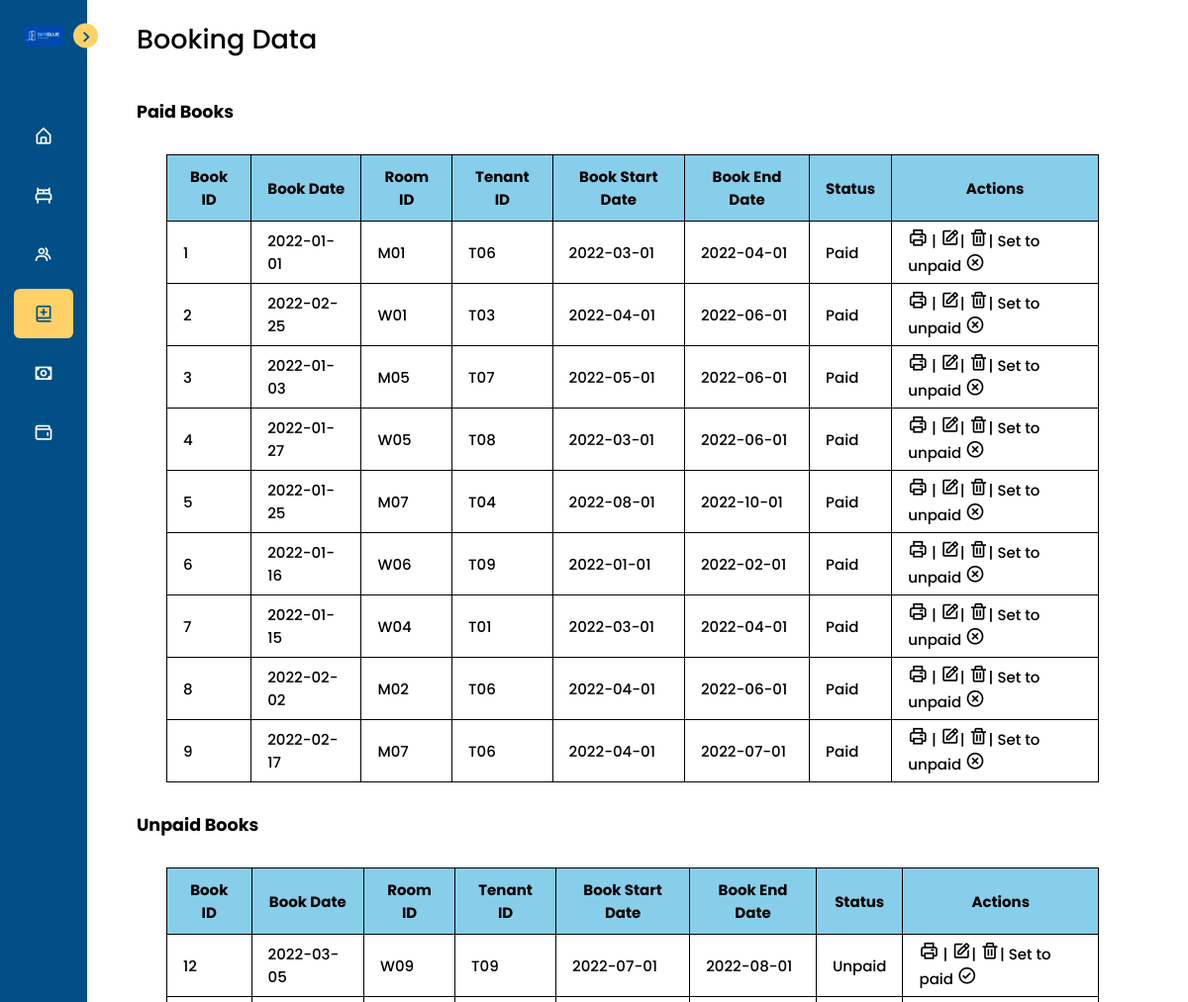
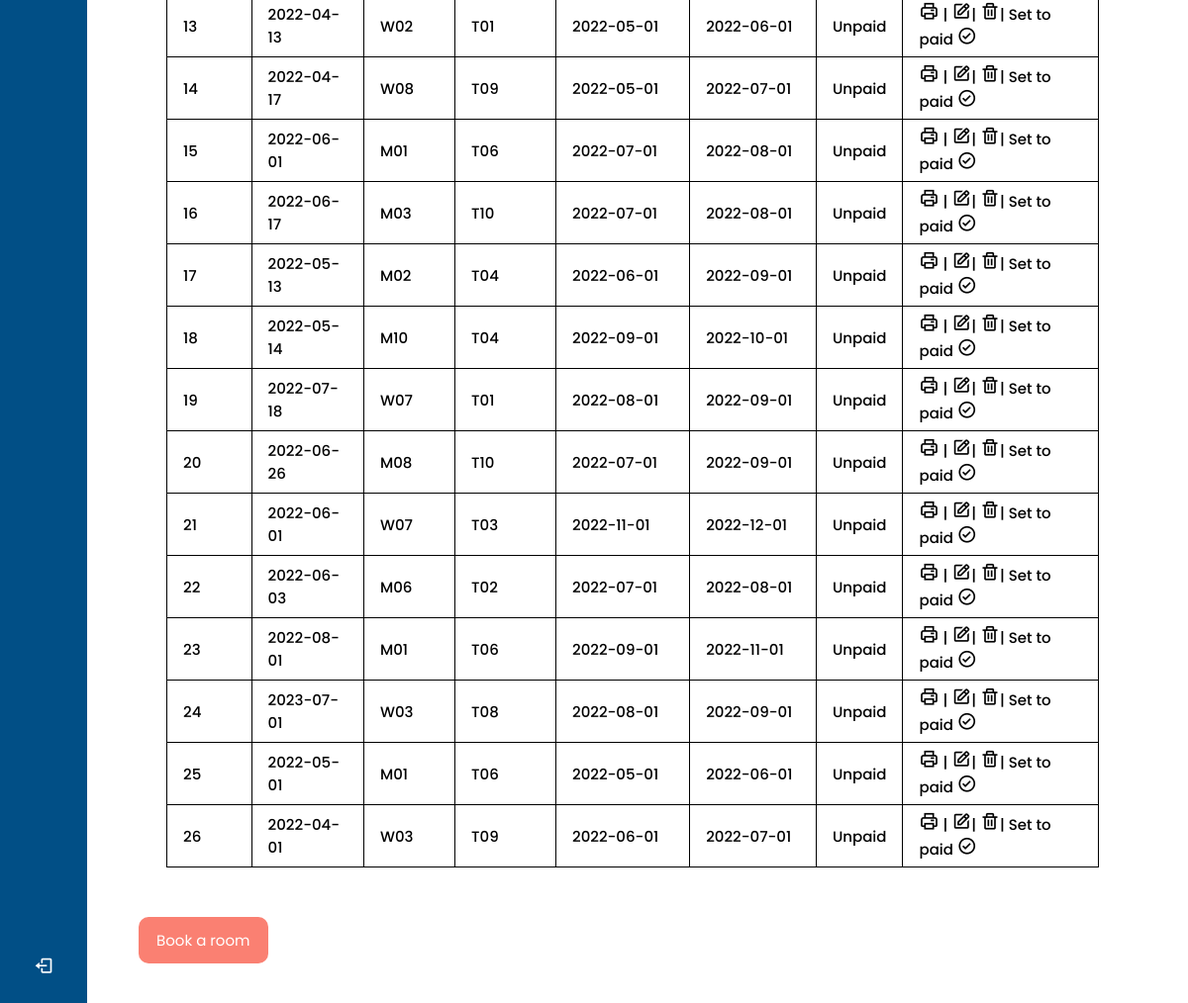
The app's page /book/index.php (signed in) with its own data (2 pictures, top to bottom).
### tables this page shows
CREATE TABLE `booking` (
  `book_id` int(10) NOT NULL,
  `today_date` date NOT NULL,
  `room_id` char(10) NOT NULL,
  `tenant_id` char(15) NOT NULL,
  `book_start_date` date NOT NULL,
  `book_end_date` date NOT NULL,
  `book_status` varchar(10) NOT NULL
);

### book/index.php (the view, shortened to what this page needs)
<?php
include_once("../config.php");
$paidresult = mysqli_query($conn, "SELECT * FROM booking WHERE book_status = 'Paid'");
$unpaidresult = mysqli_query($conn, "SELECT * FROM booking WHERE book_status = 'Unpaid'");
?>
<!DOCTYPE html>
<html lang="en">
<head>
    <link rel="stylesheet" href="../css/book.style.css">
    <link href='https://unpkg.com/boxicons@2.1.1/css/boxicons.min.css' rel='stylesheet'>
</head>
<body>
    <nav class="sidebar close">
        <header>
            <div class="image-text">
                <span class="image">
                    <img src="../images/skyblue.png" alt="">
                </span>
            </div>
            <i class='bx bx-chevron-right toggle'></i>
        </header>
        <div class="menu-bar">
            <div class="menu">
                <ul class="menu-links">
                    <li class="nav-link">
                        <a href="../index.php">
                            <i class='bx bx-home-alt icon'></i>
                        </a>
                    </li>
                    <li class="nav-link">
                        <a href="../room/index.php">
                            <i class='bx bx-bed icon'></i>
                        </a>
                    </li>
                    <li class="nav-link">
                        <a href="../tenant/index.php">
                            <i class='bx bx-group icon'></i>
                        </a>
                    </li>
                    <li class="nav-link">
                        <a href="index.php" class="active">
                            <i class='bx bx-book-add icon'></i>
                        </a>
                    </li>
                    <li class="nav-link">
                        <a href="../fine/index.php">
                            <i class='bx bx-money icon'></i>
                        </a>
                    </li>
                    <li class="nav-link">
                        <a href="../income/index.php">
                            <i class='bx bx-wallet icon'></i>
                        </a>
                    </li>
                </ul>
            </div>
            <div class="bottom-content">
                <li class="">
                    <a href="../logout.php">
                        <i class='bx bx-log-out icon'></i>
                    </a>
                </li>
            </div>
        </div>
    </nav>
    <section class="home">
        <div class="title">Booking Data</div>
        <div class="text">
            <div class="content">
                <table class="paid">
                    <h3>Paid Books</h3>
                    <tr>
                        <th>Book ID</th>
                        <th>Book Date</th>
                        <th>Room ID</th>
                        <th>Tenant ID</th>
                        <th>Book Start Date</th>
                        <th>Book End Date</th>
                        <th>Status</th>
                        <th>Actions</th>
                    </tr>
                    <?php while($book_data = mysqli_fetch_array($paidresult)) { ?>
                    <tr>
                        <td><?= $book_data['book_id']; ?></td>
                        <td><?= $book_data['today_date']; ?></td>
                        <td><?= $book_data['room_id']; ?></td>
                        <td><?= $book_data['tenant_id']; ?></td>
                        <td><?= $book_data['book_start_date']; ?></td>
                        <td><?= $book_data['book_end_date']; ?></td>
                        <td><?= $book_data['book_status']; ?></td>
                        <td><a href="invoice.php?book_id=<?= $book_data['book_id']; ?>"><i class='bx bx-printer' style="font-size:20px;"></i></a> | <a href="edit.php?book_id=<?= $book_data['book_id']; ?>"><i class='bx bx-edit' style="font-size: 20px;"></i></a>| <a href="delete.php?book_id=<?= $book_data['book_id']; ?>" onclick="return confirm('Delete the data?');"><i class='bx bx-trash' style="font-size: 20px;"></i></a>| <a href="status.php?book_id=<?= $book_data['book_id'];?>&amp;stats=paid" onclick="return confirm('Set this book status to unpaid?');">Set to unpaid <i class='bx bx-x-circle' style="font-size:20px;"></i></a> </td>
                    </tr>
                    <?php } ?>
                </table>
                <table class="unpaid">
                    <h3>Unpaid Books</h3>
                    <tr>
                        <th>Book ID</th>
                        <th>Book Date</th>
                        <th>Room ID</th>
                        <th>Tenant ID</th>
                        <th>Book Start Date</th>
                        <th>Book End Date</th>
                        <th>Status</th>
                        <th>Actions</th>
                    </tr>
                    <?php while($book_data = mysqli_fetch_array($unpaidresult)) { ?>
                    <tr>
                        <td><?= $book_data['book_id']; ?></td>
                        <td><?= $book_data['today_date']; ?></td>
                        <td><?= $book_data['room_id']; ?></td>
                        <td><?= $book_data['tenant_id']; ?></td>
                        <td><?= $book_data['book_start_date']; ?></td>
                        <td><?= $book_data['book_end_date']; ?></td>
                        <td><?= $book_data['book_status']; ?></td>
                        <td><a href="invoice.php?book_id=<?= $book_data['book_id']; ?>"><i class='bx bx-printer' style="font-size:20px;"></i></a> | <a href="edit.php?book_id=<?= $book_data['book_id']; ?>"><i class='bx bx-edit' style="font-size: 20px;"></i></a>| <a href="delete.php?book_id=<?= $book_data['book_id']; ?>" onclick="return confirm('Delete the data?');"><i class='bx bx-trash' style="font-size: 20px;"></i></a>| <a href="status.php?book_id=<?= $book_data['book_id'];?>&amp;stats=unpaid" onclick="return confirm('Set this book status to paid?');">Set to paid <i class='bx bx-check-circle' style="font-size:20px;"></i></a> </td>
                    </tr>
                    <?php } ?>
                </table>
                <button><a href="add.php" class="add">Book a room</a></button>
            </div>
        </div>
    </section>
</body>
</html>

### css/book.style.css (style rules this page uses)
* { margin: 0; padding: 0; box-sizing: border-box; font-family: 'Poppins', sans-serif; }
:root { --body-color: #ffffff; --sidebar-color: #014f86; --primary-color: #ffd166; --primary-color-light: #F6F5FF; --toggle-color: #DDD; --text-color: #000000; --sidebar-text-color: #ffffff; --tran-03: all 0.2s ease; --tran-03: all 0.3s ease; --tran-04: all 0.3s ease; --tran-05: all 0.3s ease; }
body { min-height: 100vh; background-color: var(--body-color); transition: var(--tran-05); }
.sidebar { position: fixed; top: 0; left: 0; height: 100%; width: 250px; padding: 10px 14px; background: var(--sidebar-color); transition: var(--tran-05); z-index: 100; }
.sidebar.close { width: 88px; }
.sidebar li { height: 50px; list-style: none; display: flex; align-items: center; margin-top: 10px; }
.sidebar header .image, .sidebar .icon { min-width: 60px; border-radius: 6px; }
.sidebar .icon { min-width: 60px; border-radius: 6px; height: 100%; display: flex; align-items: center; justify-content: center; font-size: 20px; }
.sidebar .text, .sidebar .icon { color: var(--sidebar-text-color); transition: var(--tran-03); }
.sidebar header { position: relative; }
.sidebar header .image-text { display: flex; align-items: center; }
.sidebar header .image { display: flex; align-items: center; justify-content: center; }
.sidebar header .image img { width: 40px; border-radius: 6px; }
.sidebar header .toggle { position: absolute; top: 50%; right: -25px; transform: translateY(-50%) rotate(180deg); height: 25px; width: 25px; background-color: var(--primary-color); color: var(--sidebar-color); border-radius: 50%; display: flex; align-items: center; justify-content: center; font-size: 22px; cursor: pointer; transition: var(--tran-05); }
.sidebar.close .toggle { transform: translateY(-50%) rotate(0deg); }
.sidebar .menu { margin-top: 40px; }
.sidebar li a { list-style: none; height: 100%; background-color: transparent; display: flex; align-items: center; height: 100%; width: 100%; border-radius: 6px; text-decoration: none; transition: var(--tran-03); }
.sidebar li a.active { background-color: var(--primary-color); }
.sidebar li a.active .icon, .sidebar li a.active .text { color: var(--sidebar-color); }
.sidebar .menu-bar { height: calc(100% - 55px); display: flex; flex-direction: column; justify-content: space-between; overflow-y: scroll; }
.home { position: absolute; top: 0; top: 0; left: 250px; height: 100vh; width: calc(100% - 250px); background-color: var(--body-color); transition: var(--tran-05); }
.home .title { font-size: 27px; font-weight: 500; color: var(--text-color); padding: 20px 60px; }
.home .text { font-size: 20px; font-weight: 500; color: var(--text-color); padding: 20px 60px; }
.home .content { font-size: 15px; font-weight: 425; }
.sidebar.close~.home { left: 78px; height: 100vh; width: calc(100% - 78px); }

### book/index.php (style rules this page uses)
th { padding: 10px 16px; background-color: skyblue; }
td { padding: 6px 16px; }
table, th, td { border: 1px solid black; border-collapse: collapse; }
a { text-decoration: none; color: black; }
button { background-color: salmon; border: none; border-radius: 10px; padding: 12px 18px; text-align: center; text-decoration: none; display: inline-block; font-size: 15px; margin: 20px 2px; cursor: pointer; font-family: 'Poppins', sans-serif; }
a.add { color: white; }
table { margin: 30px; }

### records on screen
booking: book_id "1", today_date "2022-01-01", room "M01", tenant "T06", book_start_date "2022-03-01", book_end_date "2022-04-01", book_status "Paid"
booking: book_id "2", today_date "2022-02-25", room "W01", tenant "T03", book_start_date "2022-04-01", book_end_date "2022-06-01", book_status "Paid"
booking: book_id "3", today_date "2022-01-03", room "M05", tenant "T07", book_start_date "2022-05-01", book_end_date "2022-06-01", book_status "Paid"
booking: book_id "4", today_date "2022-01-27", room "W05", tenant "T08", book_start_date "2022-03-01", book_end_date "2022-06-01", book_status "Paid"
booking: book_id "5", today_date "2022-01-25", room "M07", tenant "T04", book_start_date "2022-08-01", book_end_date "2022-10-01", book_status "Paid"
booking: book_id "6", today_date "2022-01-16", room "W06", tenant "T09", book_start_date "2022-01-01", book_end_date "2022-02-01", book_status "Paid"
booking: book_id "7", today_date "2022-01-15", room "W04", tenant "T01", book_start_date "2022-03-01", book_end_date "2022-04-01", book_status "Paid"
booking: book_id "8", today_date "2022-02-02", room "M02", tenant "T06", book_start_date "2022-04-01", book_end_date "2022-06-01", book_status "Paid"
booking: book_id "9", today_date "2022-02-17", room "M07", tenant "T06", book_start_date "2022-04-01", book_end_date "2022-07-01", book_status "Paid"
booking: book_id "12", today_date "2022-03-05", room "W09", tenant "T09", book_start_date "2022-07-01", book_end_date "2022-08-01", book_status "Unpaid"
booking: book_id "13", today_date "2022-04-13", room "W02", tenant "T01", book_start_date "2022-05-01", book_end_date "2022-06-01", book_status "Unpaid"
booking: book_id "14", today_date "2022-04-17", room "W08", tenant "T09", book_start_date "2022-05-01", book_end_date "2022-07-01", book_status "Unpaid"
booking: book_id "15", today_date "2022-06-01", room "M01", tenant "T06", book_start_date "2022-07-01", book_end_date "2022-08-01", book_status "Unpaid"
booking: book_id "16", today_date "2022-06-17", room "M03", tenant "T10", book_start_date "2022-07-01", book_end_date "2022-08-01", book_status "Unpaid"
booking: book_id "17", today_date "2022-05-13", room "M02", tenant "T04", book_start_date "2022-06-01", book_end_date "2022-09-01", book_status "Unpaid"
booking: book_id "18", today_date "2022-05-14", room "M10", tenant "T04", book_start_date "2022-09-01", book_end_date "2022-10-01", book_status "Unpaid"
booking: book_id "19", today_date "2022-07-18", room "W07", tenant "T01", book_start_date "2022-08-01", book_end_date "2022-09-01", book_status "Unpaid"
booking: book_id "20", today_date "2022-06-26", room "M08", tenant "T10", book_start_date "2022-07-01", book_end_date "2022-09-01", book_status "Unpaid"
booking: book_id "21", today_date "2022-06-01", room "W07", tenant "T03", book_start_date "2022-11-01", book_end_date "2022-12-01", book_status "Unpaid"
booking: book_id "22", today_date "2022-06-03", room "M06", tenant "T02", book_start_date "2022-07-01", book_end_date "2022-08-01", book_status "Unpaid"
booking: book_id "23", today_date "2022-08-01", room "M01", tenant "T06", book_start_date "2022-09-01", book_end_date "2022-11-01", book_status "Unpaid"
booking: book_id "24", today_date "2023-07-01", room "W03", tenant "T08", book_start_date "2022-08-01", book_end_date "2022-09-01", book_status "Unpaid"
booking: book_id "25", today_date "2022-05-01", room "M01", tenant "T06", book_start_date "2022-05-01", book_end_date "2022-06-01", book_status "Unpaid"
booking: book_id "26", today_date "2022-04-01", room "W03", tenant "T09", book_start_date "2022-06-01", book_end_date "2022-07-01", book_status "Unpaid"
